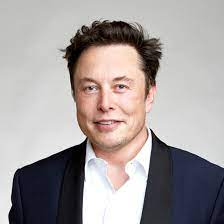
#> input picture e3.jpg, 224 x 224 px
$ python eye.py
#> lines starting #> are read from the running program, lines starting #| are printed output that depends on the picture
import cv2 as cv

eyeCascade = cv.CascadeClassifier("Eye Detect\\haarcascades\\haarcascade_eye.xml")

img_color = cv.imread("e3.jpg")
#> img_color is the input picture: shape (224, 224, 3); mean B, G, R 156.8, 157.2, 164.1
img_gray  = cv.cvtColor(img_color,cv.COLOR_BGR2GRAY)
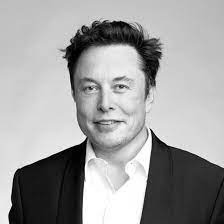
#> img_gray: shape (224, 224); min 0, max 255, mean 159.3

eye = eyeCascade.detectMultiScale(img_gray,scaleFactor=1.01,minNeighbors = 50)
#> eye = [[108, 75, 24, 24], [78, 76, 24, 24]]

if len(eye)>0:
   for (x,y,w,h) in  eye:
      our_image_rect = cv.rectangle(img_color,(x,y),(x+w,y+h),(0,0,255),2)
#> this loop made 2 passes
#> pass 2, `our_image_rect = cv.rectangle(img_color,(x,y),(x+w,y+h),(0,0,255),2)`:
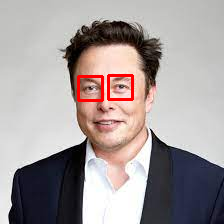
#> our_image_rect: shape (224, 224, 3); mean B, G, R 154.9, 155.2, 164.5
   cv.imwrite('detected image.png' , our_image_rect)
   cv.imshow("eye detect",our_image_rect)
